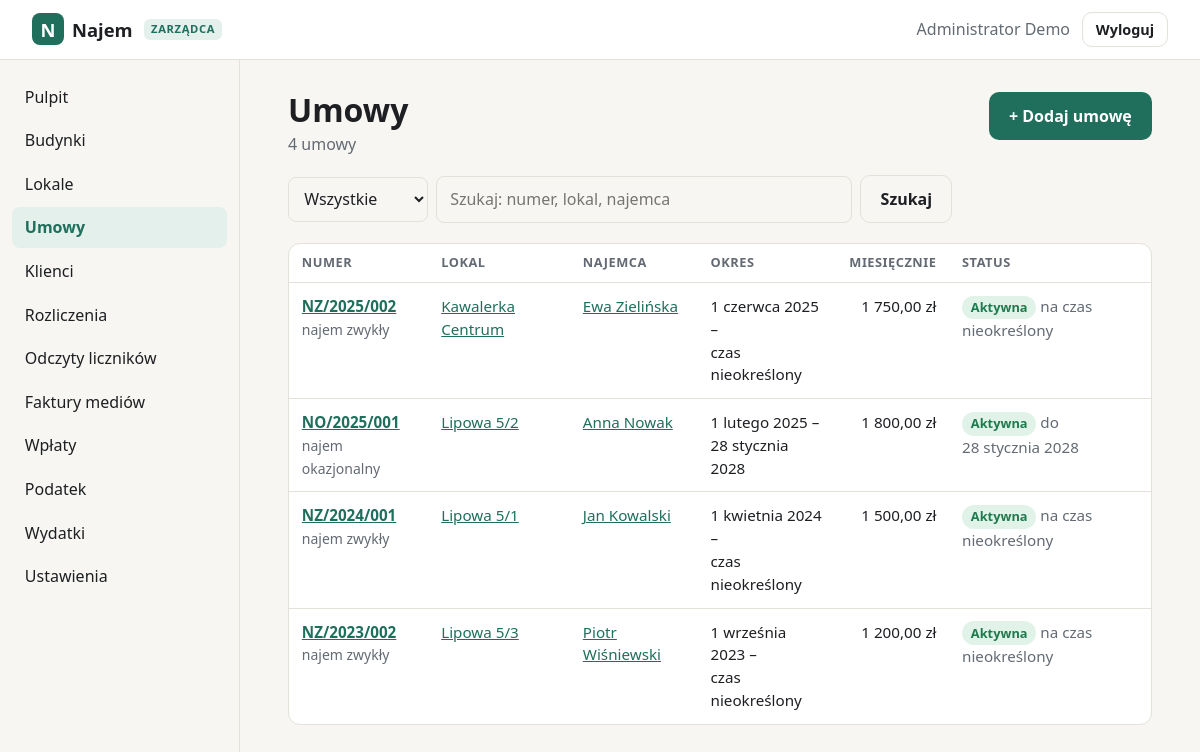
The app's page /zarzadca/umowy (signed in), older data.
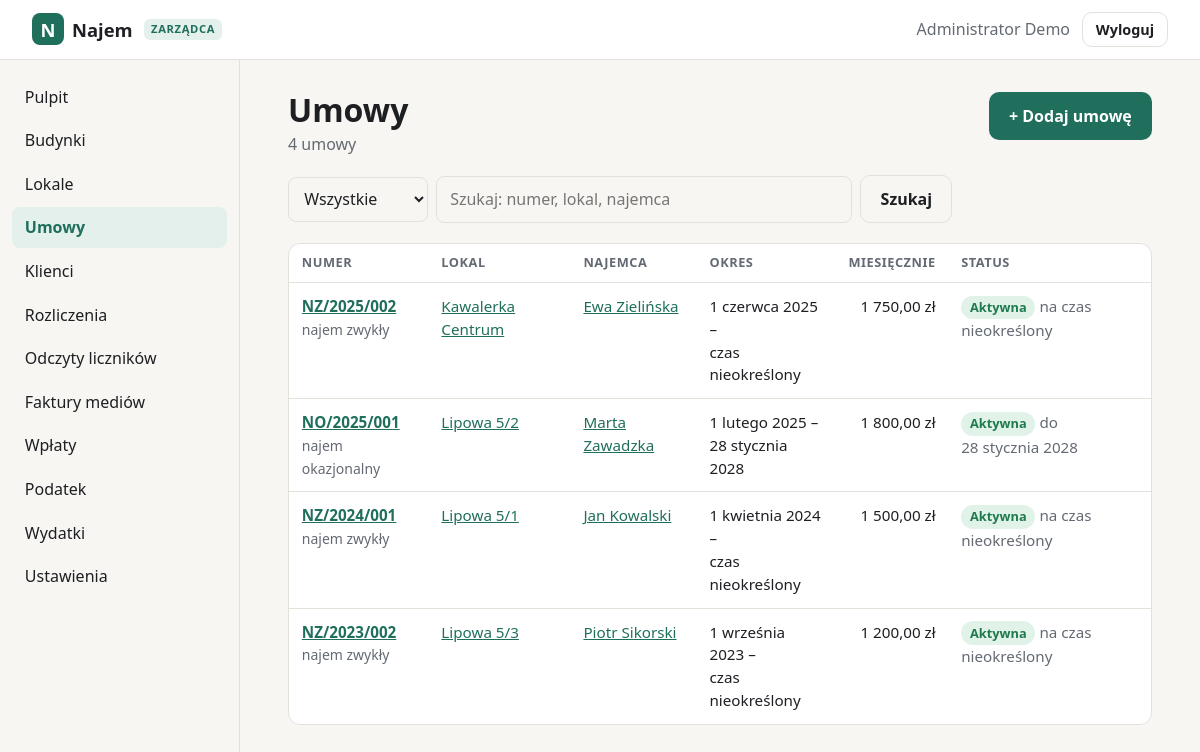
The same page, newer data.
### tables this page shows
CREATE TABLE umowy (
    id                INTEGER PRIMARY KEY AUTOINCREMENT,
    numer             TEXT NOT NULL UNIQUE,
    lokal_id          INTEGER NOT NULL REFERENCES lokale(id),
    najemca_id        INTEGER NOT NULL REFERENCES users(id),
    rodzaj            TEXT NOT NULL DEFAULT 'najem okazjonalny',
    data_zawarcia     TEXT NOT NULL,
    data_od           TEXT NOT NULL,
    data_do           TEXT,             -- NULL = czas nieokreślony
    czynsz            INTEGER NOT NULL,
    oplaty            INTEGER NOT NULL DEFAULT 0,  -- opłaty eksploatacyjne / zaliczki
    kaucja            INTEGER NOT NULL DEFAULT 0,
    dzien_platnosci   INTEGER NOT NULL DEFAULT 10,
    wypowiedzenie     TEXT,             -- np. '1 miesiąc'
    rozwiazana_dnia   TEXT,             -- wcześniejsze zakończenie
    uwagi             TEXT,
    created_at        TEXT NOT NULL DEFAULT (datetime('now'))
, liczba_osob INTEGER NOT NULL DEFAULT 1);

CREATE TABLE users (
    id            INTEGER PRIMARY KEY AUTOINCREMENT,
    login         TEXT NOT NULL UNIQUE COLLATE NOCASE,
    password_hash TEXT NOT NULL,
    full_name     TEXT,
    role          TEXT NOT NULL DEFAULT 'klient',
    created_at    TEXT NOT NULL DEFAULT (datetime('now')),
    last_login_at TEXT
, email TEXT, telefon TEXT, aktywny INTEGER NOT NULL DEFAULT 1);

CREATE TABLE lokale (
    id          INTEGER PRIMARY KEY AUTOINCREMENT,
    nazwa       TEXT NOT NULL,
    ulica       TEXT NOT NULL,          -- ulica z numerem budynku
    nr_lokalu   TEXT,
    kod         TEXT NOT NULL,
    miasto      TEXT NOT NULL,
    rodzaj      TEXT NOT NULL DEFAULT 'mieszkanie',
    powierzchnia REAL,                  -- m²
    pokoje      INTEGER,
    pietro      TEXT,
    opis        TEXT,
    wyposazenie TEXT,                   -- pozycje rozdzielone nową linią
    created_at  TEXT NOT NULL DEFAULT (datetime('now'))
, nr_wodomierza TEXT, nr_cieplomierza TEXT, budynek_id INTEGER REFERENCES budynki(id));

### admin.py (the view)
@bp.get("/umowy")
def umowy():
    st = request.args.get("status", "")
    q = request.args.get("q", "").strip()
    sql, args = UMOWY_SQL, []
    if q:
        sql += " WHERE u.numer LIKE ? OR l.nazwa LIKE ? OR k.full_name LIKE ? OR k.login LIKE ?"
        args = [f"%{q}%"] * 4
    rows = get_db().execute(sql + " ORDER BY u.data_od DESC", args).fetchall()
    if st:
        rows = [u for u in rows if status_umowy(u)[0] == st]
    return render_template("admin/umowy.html", active="umowy", rows=rows,
                           statusy=STATUSY, st=st, q=q)

### admin.py (called while the page is built)
@bp.before_request
@manager_required
def _guard():
    if request.method == "POST":
        check_csrf()

@bp.context_processor
def _ctx():
    return {"admin_menu": ADMIN_MENU, "rodzaje_lokali": RODZAJE_LOKALI,
            "rodzaje_umow": RODZAJE_UMOW, "opcje": lambda xs: [(x, x) for x in xs],
            "today": date.today().isoformat()}

### app.py (called while the page is built)
def get_db() -> sqlite3.Connection:
    if "db" not in g:
        g.db = sqlite3.connect(DB_PATH)
        g.db.row_factory = sqlite3.Row
        g.db.execute("PRAGMA foreign_keys = ON")
    return g.db

def csrf_token() -> str:
    if "_csrf" not in session:
        session["_csrf"] = secrets.token_urlsafe(32)
    return session["_csrf"]

def static_v(filename):
    try:
        v = int((BASE / "static" / filename).stat().st_mtime)
    except OSError:
        v = 0
    return url_for("static", filename=filename, v=v)

def manager_required(view):
    @wraps(view)
    def wrapped(*a, **kw):
        if g.user is None:
            return redirect(url_for("login", next=request.path))
        if g.user["role"] != "zarzadca":
            abort(403)
        return view(*a, **kw)
    return wrapped

### templates/admin/umowy.html (shortened to what this page needs)
{% extends "admin/base.html" %}
{% from "_macros.html" import status_line %}
{% block content %}
<div class="page-head">
  <div><h1>Umowy</h1><p class="muted">{{ rows|length }} {{ 'umowa' if rows|length == 1 else 'umów' if rows|length == 0 or rows|length > 4 else 'umowy' }}</p></div>
  <div class="actions"><a class="btn btn-primary" href="{{ url_for('zarzadca.umowa_nowa') }}">+ Dodaj umowę</a></div>
</div>
<form class="toolbar" method="get">
  <select name="status" aria-label="Status" onchange="this.form.submit()">
    {% for v, t in statusy %}<option value="{{ v }}" {% if v == st %}selected{% endif %}>{{ t }}</option>{% endfor %}
  </select>
  <input name="q" value="{{ q }}" placeholder="Szukaj: numer, lokal, najemca" aria-label="Szukaj">
  <button class="btn btn-ghost" type="submit">Szukaj</button>
</form>
{% if rows %}
<div class="table-wrap"><table class="table">
  <thead><tr><th>Numer</th><th>Lokal</th><th>Najemca</th><th>Okres</th><th class="num">Miesięcznie</th><th>Status</th></tr></thead>
  <tbody>
  {% for u in rows %}
    <tr>
      <td data-label="Numer"><a href="{{ url_for('zarzadca.umowa_edycja', uid=u.id) }}"><strong>{{ u.numer }}</strong></a><br><span class="muted small">{{ u.rodzaj }}</span></td>
      <td data-label="Lokal"><a href="{{ url_for('zarzadca.lokal_edycja', lid=u.lokal_id) }}">{{ u.lokal_nazwa }}</a></td>
      <td data-label="Najemca"><a href="{{ url_for('zarzadca.klient_edycja', kid=u.najemca_id) }}">{{ u.najemca_nazwa or u.najemca_login }}</a></td>
      <td data-label="Okres">{{ u.data_od|data }} –<br>{{ (u.rozwiazana_dnia or u.data_do)|data if (u.rozwiazana_dnia or u.data_do) else 'czas nieokreślony' }}</td>
      <td data-label="Miesięcznie" class="num">{{ (u.czynsz + u.oplaty)|zl }}</td>
      <td data-label="Status">{{ status_line(u) }}</td>
    </tr>
  {% endfor %}
  </tbody>
</table></div>
{% else %}
<div class="placeholder"><strong>Brak umów</strong><span>{% if q or st %}Nic nie pasuje do filtrów.{% else %}Dodaj pierwszą umowę.{% endif %}</span></div>
{% endif %}
{% endblock %}

### templates/_macros.html (shortened to what this page needs)
{% macro status_line(u) -%}
{% set s = status_umowy(u) %}<span class="badge badge-{{ s[0] }}">{{ s[1] }}</span> <span class="muted">{{ s[2] }}</span>
{%- endmacro %}

Row changes from the older to the newer data that the page shows:
changed umowy "1 800,00 zł": full_name "Anna Nowak" → "Marta Zawadzka"
changed umowy "1 200,00 zł": full_name "Piotr Wiśniewski" → "Piotr Sikorski"
